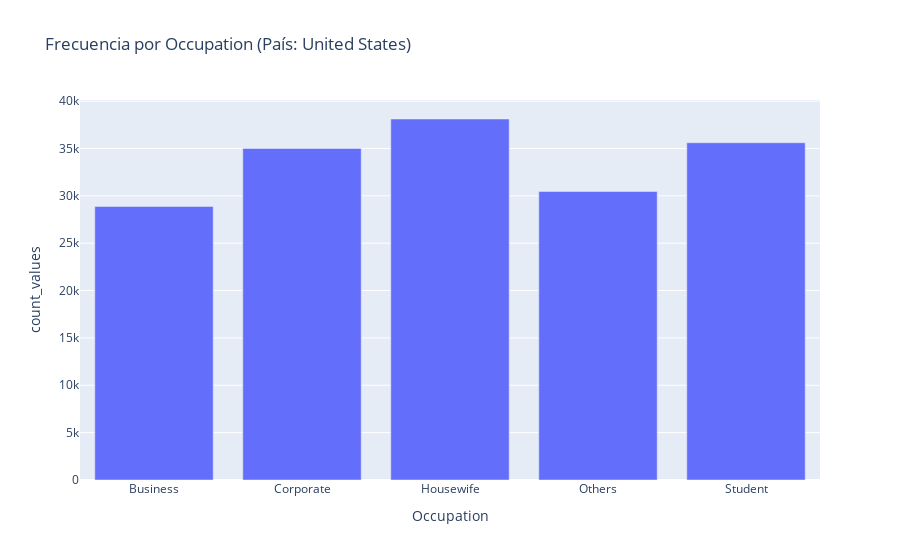

Notebook source saved alongside this figure:
### Code cell
# plots
plot_builder = PlotBuilder(data_pipeline)

barplot_fig = plot_builder.build_barplot(country, column)
barplot_fig.show()

### Figure 1 — Plotly figure (JSON) as saved in the notebook; plotly's stock layout.template omitted (floating-point values rounded to 4 significant figures)
{"data": [{"alignmentgroup": "True", "hovertemplate": "Occupation=%{x}<br>count_values=%{y}<extra></extra>", "legendgroup": "", "marker": {"color": "#636efa", "pattern": {"shape": ""}}, "name": "", "offsetgroup": "", "orientation": "v", "showlegend": false, "textposition": "auto", "type": "bar", "x": ["Business", "Corporate", "Housewife", "Others", "Student"], "xaxis": "x", "y": [28879, 35001, 38111, 30461, 35604], "yaxis": "y"}], "layout": {"barmode": "relative", "legend": {"tracegroupgap": 0}, "title": {"text": "Frecuencia por Occupation (País: United States)"}, "xaxis": {"anchor": "y", "domain": [0, 1], "title": {"text": "Occupation"}}, "yaxis": {"anchor": "x", "domain": [0, 1], "title": {"text": "count_values"}}}}
